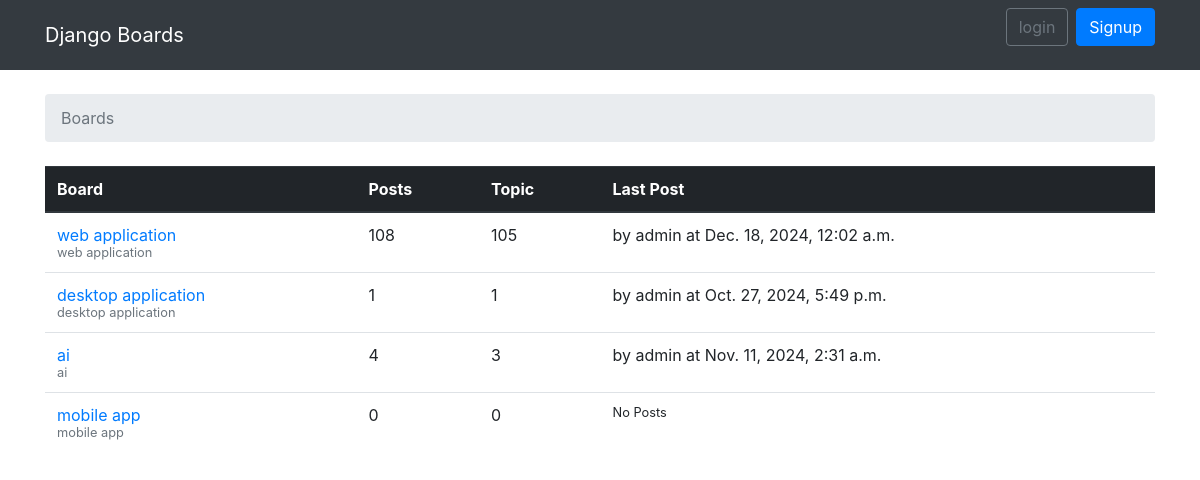
The page / on the database its author committed.
### boards/models.py (models this page shows, shortened)
class Board(models.Model):
    name = models.CharField(max_length=50,unique=True)
    description = models.CharField(max_length=150)
    def get_posts_count(self):
        return Post.objects.filter(topic__board=self).count()
    def get_last_post(self):
        return Post.objects.filter(topic__board=self).order_by('-created_dt').first()

class Post(models.Model):
    message = models.TextField(max_length=4000)
    topic = models.ForeignKey(Topic,related_name='posts',on_delete=models.CASCADE)
    created_by = models.ForeignKey(User,related_name='posts',on_delete=models.CASCADE)
    created_dt = models.DateTimeField(auto_now_add=True)
    updated_by = models.ForeignKey(User,null=True,related_name='+',on_delete=models.CASCADE)
    updated_dt = models.DateTimeField(null=True)

### boards/views.py (the view)
class BoardListView(ListView):
    model = Board
    context_object_name = 'boards'
    template_name = 'home.html'

### templates/home.html (shortened to what this page needs)
{% extends 'base.html' %}
{% block breadcrumb %}
    <li class="breadcrumb-item active">Boards</li>
{%endblock%}
{% block content %}
<table class="table">
    <thead class="thead-dark">
    <tr>
        <th>Board</th>
        <th>Posts</th>
        <th>Topic</th>
        <th>Last Post</th>
    </tr>
    </thead>
    <tbody>
    {% for board in boards%}
    <tr>
        <td><a href="{% url 'board_topics' board.pk%}">{{board.name}}</a>
        <small class="text-muted d-block">{{board.description}}</small>
        </td>
        <td>{{board.get_posts_count}}</td>
        <td>{{board.topics.count}}</td>
        <td>
            {% with post=board.get_last_post%}
            {%if post%}
            by {{post.created_by.username}} at {{post.created_dt}}
           {%else%}
            <small>No Posts</small>
            {%endif%}
            {%endwith%}
        </td>
    </tr>
    {%endfor%}
    </tbody>
</table>
{%endblock%}

### templates/base.html (shortened to what this page needs)
{% load static%}
<html lang="en">
<head>
    <link rel="stylesheet" href="{%static 'css/bootstrap.min.css'%}">
</head>
<body>
{%block body%}
<nav class="navbar navbar-expand-sm navbar-dark bg-dark">
  <div class="container">
    <a class="navbar-brand" href="{% url 'home' %}">Django Boards</a>
    <div class="collapse navbar-collapse" id="mainMenu">
      {%if user.is_authenticated%}
      <ul class="navbar-nav ml-auto">
        <li class="nav-item dropdown">
          <a class="nav-link dropdown-toggle" href="#" id="userMenu" data-toggle="dropdown" aria-haspopup="true" aria-expanded="false">
          Welcome  {{ user.username }}
          </a>
          <div class="dropdown-menu dropdown-menu-right" aria-labelledby="userMenu">
            <a class="dropdown-item" href="{%url 'my_account'%}">My account</a>
            <a class="dropdown-item" href="{%url 'password_change'%}">Change password</a>
            <div class="dropdown-divider"></div>
            <a class="dropdown-item" href="{% url 'logout' %}">Log out</a>
          </div>
        </li>
      </ul>
        {%else%}
        <form class="form-inline ml-auto">
        <a href="{%url 'login'%}" class="btn btn-outline-secondary">login</a>
        <a href="{%url 'signup'%}" class="btn btn-primary ml-2">Signup</a>
        </form>
            {%endif%}
    </div>
  </div>
</nav>
<div class="container">
<ol class="breadcrumb my-4">
    {% block breadcrumb %}
    {% endblock %}
</ol>
    {% block content %}
    {% endblock %}
</div>
{%endblock body%}
</body>
</html>

### rows shown on the page
Board: name "web application", description "web application", get_posts_count "108", topics.count "105", get_last_post.created_by.username "admin", get_last_post.created_dt "Dec. 18, 2024, 12:02 a.m."
Board: name "desktop application", description "desktop application", get_posts_count "1", topics.count "1", get_last_post.created_by.username "admin", get_last_post.created_dt "Oct. 27, 2024, 5:49 p.m."
Board: name "ai", description "ai", get_posts_count "4", topics.count "3", get_last_post.created_by.username "admin", get_last_post.created_dt "Nov. 11, 2024, 2:31 a.m."
Board: name "mobile app", description "mobile app", get_posts_count "0", topics.count "0", shows "No Posts"
